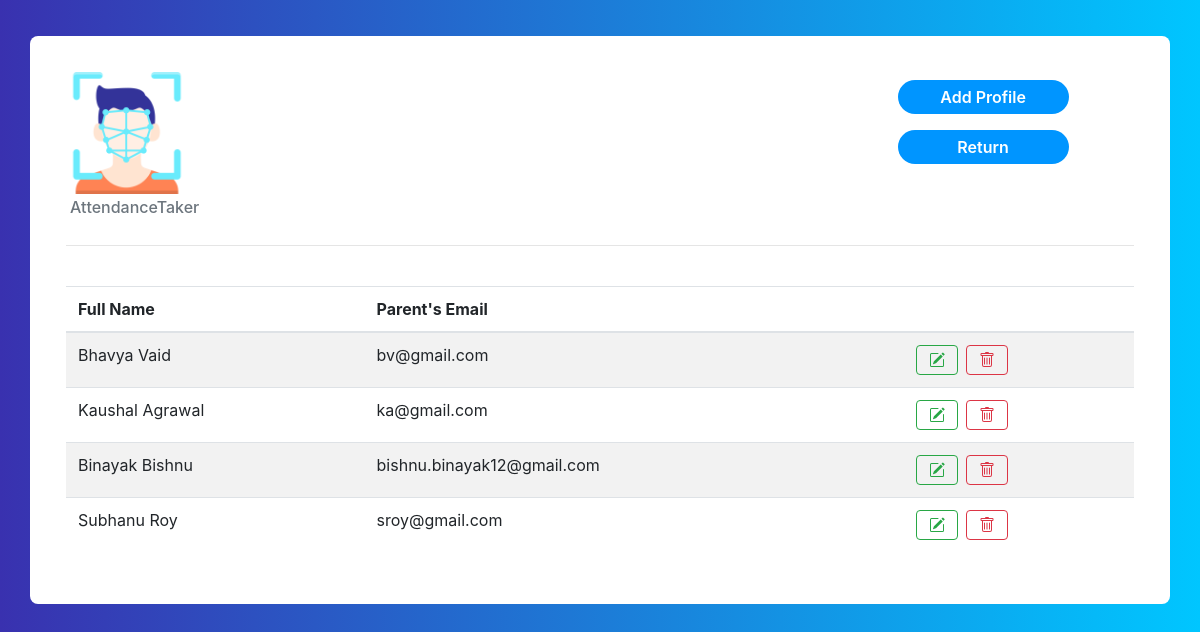
/profiles/, run on the app's committed database.
### core/models.py (models this page shows, shortened)
class Profile(models.Model):
    first_name = models.CharField(max_length=70)
    last_name = models.CharField(max_length=70)
    date = models.DateField()
    year = models.DateField()
    classinfo = models.IntegerField()
    sectioninfo = models.CharField(max_length=1)
    email = models.EmailField()
    present = models.BooleanField(default=False)
    image = models.ImageField()
    updated = models.DateTimeField(auto_now =True)

### core/views.py (the view)
# urls.py: path('profiles/', profiles, name= 'profiles'),
def profiles(request):
    profiles = Profile.objects.all().order_by('classinfo','sectioninfo','first_name','last_name')
    context = {
        'profiles': profiles
    }
    return render(request, 'core/profiles.html', context)

### core/templates/core/profiles.html (shortened to what this page needs)
{% extends "core/base.html" %}
{% load static %}
{% block content %}
<div class="container emp-profile">
    <div class="row">
        <div class="col-md-3">
            <img src="{% static 'img/fcicon.png'%}" alt="" width="50%">
            <h6 class="text-muted p-1">AttendanceTaker</h6>
        </div>
        <div class="col-md-6">
        </div>
        <div class="col-md-3">
            <a href="{% url 'add_profile' %}"><input type="submit"
                    style="background-color:hsl(205, 100%, 50%);color: white;" class="profile-edit-btn m-2 "
                    name="btnAddMore" value="Add Profile" /></a>
            <a href="{% url 'index' %}"><input type="submit" style="background-color:hsl(205, 100%, 50%);color: white;"
                    class="profile-edit-btn m-2 " name="btnAddMore" value="Return" /></a>
        </div>
    </div>
    <hr>
    <div class="tab-content" id="myTabContent">
        <br>
        <table class="table table-striped ">
            <thead>
                <tr>
                    <th scope="col">Full Name</th>
                    <th scope="col">Parent's Email</th>
                    <th scope="col"> </th>
                    <th scope="col"> </th>
                </tr>
            </thead>
            <tbody>
                {% for profile in profiles %}
                <tr>
                    <td>{{profile.first_name}} {{profile.last_name}}</td>
                    <td>{{profile.email}}</td>
                    <td></td>
                    <td>
                        <div class="btn-group btn-group-toggle">
                            <a href="{% url 'edit_profile' profile.id %}">
                                <button type="button" class="btn btn-outline-success mr-1">
                                </button>
                            </a>
                            <a href="{% url 'delete_profile' profile.id %}">
                                <button type="button" class="btn btn-outline-danger ml-1">
                                </button>
                            </a>
                        </div>
                    </td>
                </tr>
                {% endfor%}
            </tbody>
        </table>
    </div>
</div>
{% endblock content %}

### core/templates/core/base.html (shortened to what this page needs)
{% load static %}
<html lang="en">
<head>
    <link rel="stylesheet" href="https://cdn.jsdelivr.net/npm/bootstrap@4.5.3/dist/css/bootstrap.min.css"
>
    <link href="//maxcdn.bootstrapcdn.com/bootstrap/4.1.1/css/bootstrap.min.css" rel="stylesheet" id="bootstrap-css">
    <link rel="stylesheet" href="{% static 'css/details.css' %}">
    <link rel="stylesheet" href="{% static 'css/body.css' %}">
</head>
<body>
    {% block content%}
    {% endblock content %}
</body>
</html>

### static/css/details.css (style rules this page uses)
.emp-profile { padding: 3%; margin-top: 3%; margin-bottom: 3%; border-radius: 0.5rem; background: #fff; }
.profile-edit-btn { border: none; border-radius: 1.5rem; width: 70%; padding: 2%; font-weight: 600; color: #6c757d; cursor: pointer; }

### static/css/body.css (style rules this page uses)
body { background: -webkit-linear-gradient(left, #3931af, #00c6ff); }

### data on the page
Profile: first_name "Bhavya", last_name "Vaid", email "bv@gmail.com"
Profile: first_name "Kaushal", last_name "Agrawal", email "ka@gmail.com"
Profile: first_name "Binayak", last_name "Bishnu", email "bishnu.binayak12@gmail.com"
Profile: first_name "Subhanu", last_name "Roy", email "sroy@gmail.com"
